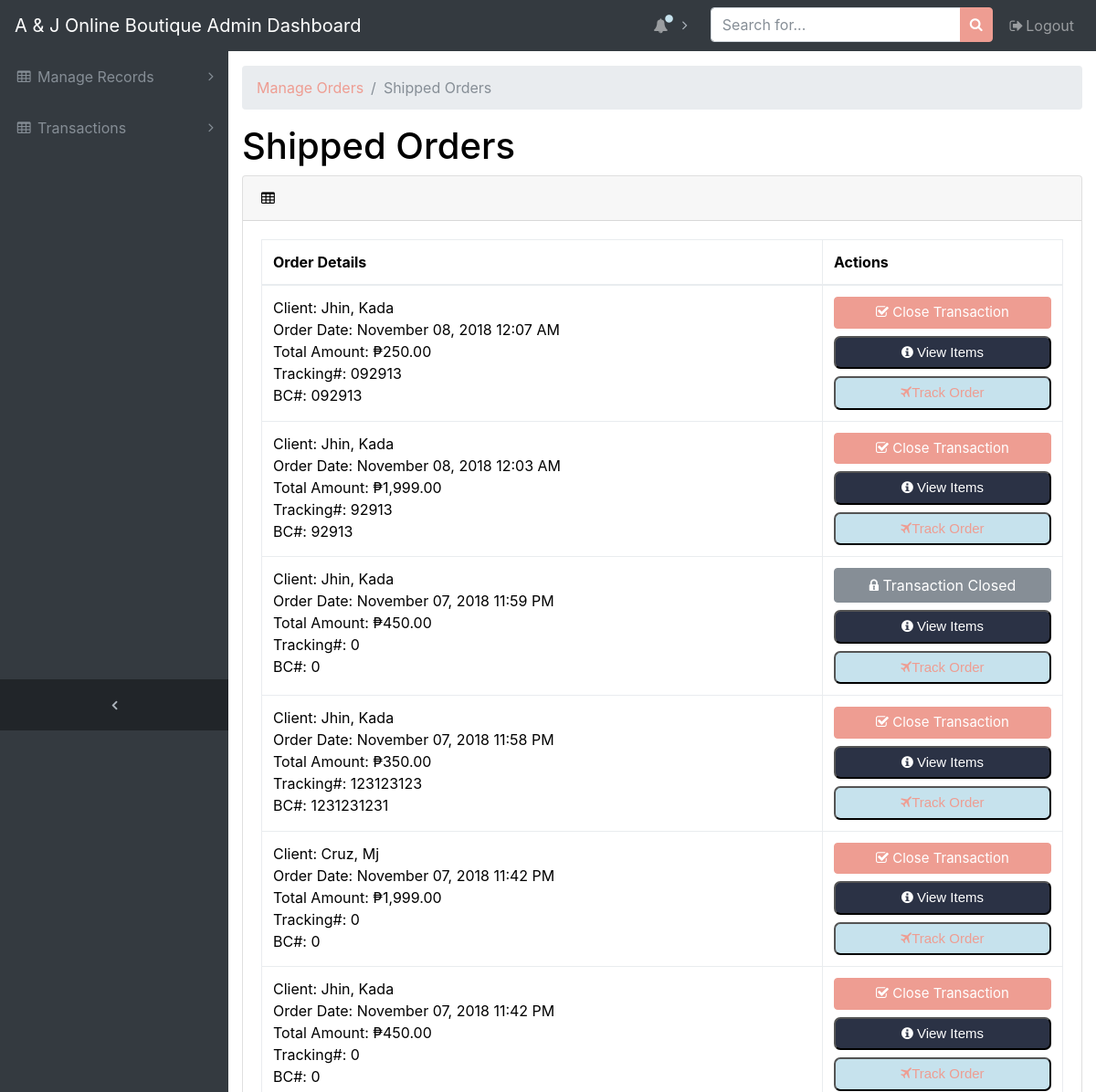
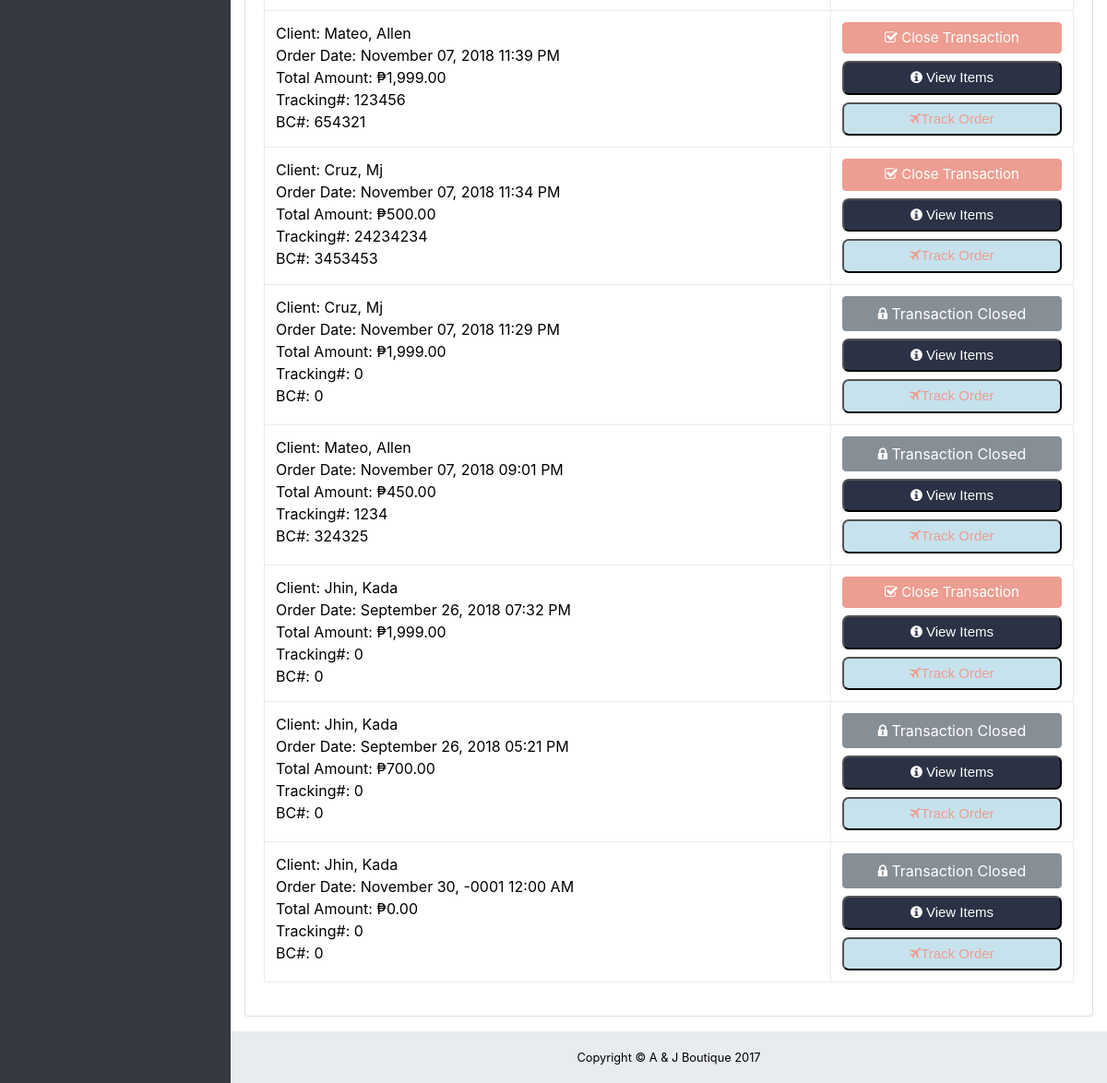
The page /views/shipped_orders.php (signed in) on the database its author committed (2 pictures, top to bottom).
### tables this page shows
CREATE TABLE IF NOT EXISTS `transactions` (
  `id` int(11) NOT NULL,
  `transaction_no` varchar(40) NOT NULL,
  `date` datetime NOT NULL,
  `timestamp` timestamp NOT NULL DEFAULT CURRENT_TIMESTAMP ON UPDATE CURRENT_TIMESTAMP,
  `updated_timestamp` timestamp NOT NULL DEFAULT CURRENT_TIMESTAMP ON UPDATE CURRENT_TIMESTAMP,
  `client_id` int(11) NOT NULL,
  `total` float(11,2) NOT NULL,
  `payment_date` datetime DEFAULT NULL,
  `tracking_no` varchar(200) NOT NULL DEFAULT 'None',
  `BC` varchar(200) NOT NULL DEFAULT 'None',
  `shipping_fee` float(11,2) NOT NULL,
  `status` int(1) NOT NULL,
  `use_address` varchar(40) NOT NULL,
  `remarks` text NOT NULL
);

CREATE TABLE IF NOT EXISTS `clients` (
  `id` int(11) NOT NULL,
  `last_name` varchar(100) NOT NULL,
  `first_name` varchar(100) NOT NULL,
  `nickname` varchar(40) NOT NULL,
  `username` varchar(100) NOT NULL,
  `password` varchar(100) NOT NULL,
  `email` varchar(100) NOT NULL,
  `address` varchar(140) NOT NULL,
  `region` varchar(40) NOT NULL,
  `contact_number` varchar(11) NOT NULL,
  `birthday` date NOT NULL,
  `status` int(1) NOT NULL,
  `created_at` timestamp NOT NULL DEFAULT CURRENT_TIMESTAMP ON UPDATE CURRENT_TIMESTAMP,
  `address2` varchar(140) NOT NULL,
  `account_status` int(11) NOT NULL,
  `verification_code` varchar(100) NOT NULL
);

### views/shipped_orders.php (the view, shortened to what this page needs)
<?php
include_once("order_auto_cancellation.php");
?>
<!DOCTYPE html>
<html lang="en">
<head>
  <link href="../vendor/bootstrap/css/bootstrap.min.css" rel="stylesheet">
  <link href="../vendor/font-awesome/css/font-awesome.min.css" rel="stylesheet" type="text/css">
  <link href="../css/sb-admin.css" rel="stylesheet">
  <link href="../vendor/datatables/dataTables.bootstrap4.css" rel="stylesheet">
  <link rel="stylesheet" type="text/css" href="../css/icons.css">
  </head>
<body class="fixed-nav sticky-footer bg-dark" id="page-top">
  <nav class="navbar navbar-expand-lg navbar-dark bg-dark fixed-top" id="mainNav">
    <a class="navbar-brand" href="admin_clients.php">A &amp; J Online Boutique Admin Dashboard</a>
    <div class="collapse navbar-collapse" id="navbarResponsive">
      <ul class="navbar-nav navbar-sidenav" id="exampleAccordion">
        <li class="nav-item" data-toggle="tooltip" data-placement="right" title="Menu Levels">
          <a class="nav-link nav-link-collapse collapsed" data-toggle="collapse" href="#collapseMulti" data-parent="#exampleAccordion">
            <i class="fa fa-fw fa-table"></i>
            <span class="nav-link-text">Manage Records</span>
          </a>
        </li>
        <li class="nav-item" data-toggle="tooltip" data-placement="right" title="Menu Levels">
          <a class="nav-link nav-link-collapse collapsed" data-toggle="collapse" href="#collapseOrders" data-parent="#exampleAccordion">
            <i class="fa fa-fw fa-table"></i>
            <span class="nav-link-text">Transactions</span>
          </a>
        </li>
      </ul>
      <ul class="navbar-nav sidenav-toggler">
        <li class="nav-item">
          <a class="nav-link text-center" id="sidenavToggler">
            <i class="fa fa-fw fa-angle-left"></i>
          </a>
        </li>
      </ul>
      <ul class="navbar-nav ml-auto">
        </li><?php
          $numShippedOrders = "SELECT * FROM transactions WHERE status = 0 order by date desc;";
          $resultNumShippedOrders = mysqli_query($conn, $numShippedOrders);
          $new_orders_count = mysqli_num_rows($resultNumShippedOrders);
          if ($new_orders_count == 0) {
            ?>
            <li class="nav-item dropdown">
            <a class="nav-link dropdown-toggle mr-lg-2" id="alertsDropdown" href="#" data-toggle="dropdown" aria-haspopup="true" aria-expanded="false">
              <i class="fa fa-fw fa-bell"></i>
              <span class="d-lg-none">Orders
                <span class="badge badge-pill badge-warning"><?php echo $new_orders_count . " New"; ?></span>
              </span>
              <span class="indicator text-warning d-none d-lg-block">
              </span>
            </a>
            <?php
          } else {
            ?>
            <li class="nav-item dropdown">
              <a class="nav-link dropdown-toggle mr-lg-2" id="alertsDropdown" href="#" data-toggle="dropdown" aria-haspopup="true" aria-expanded="false">
                <i class="fa fa-fw fa-bell"></i>
                <span class="indicator text-warning d-none d-lg-block">
                  <i class="fa fa-fw fa-circle"></i>
                </span>
              </a>
            <?php
          }
        ?>
    	</li>
        <li class="nav-item">
          <form class="form-inline my-2 my-lg-0 mr-lg-2">
            <div class="input-group">
              <input class="form-control" type="text" placeholder="Search for...">
              <span class="input-group-btn">
                <button class="btn btn-primary" type="button">
                  <i class="fa fa-search"></i>
                </button>
              </span>
            </div>
          </form>
        </li>
        <li class="nav-item">
          <a class="nav-link" data-toggle="modal" data-target="#exampleModal">
            <i class="fa fa-fw fa-sign-out"></i>Logout</a>
        </li>
      </ul>
    </div>
  </nav>
  <div class="content-wrapper">
    <div class="container-fluid">
      <ol class="breadcrumb">
        <li class="breadcrumb-item">
          <a href="admin_clients.php">Manage Orders</a>
        </li>
        <li class="breadcrumb-item active">Shipped Orders</li>
      </ol>
      <div class="row">
        <div class="col-12">
          <h1>Shipped Orders</h1>
            <div class="card mb-3">
            <div class="card-header">
              <i class="fa fa-table"></i>
            </div>
            <div class="card-body">
              <div class="table-responsive">
                <table class="table table-bordered" id="dataTable tableData" order="asc" width="100%" cellspacing="0">
                  <thead>
                    <tr>
                      <th>Order Details</th>
                      <th>Actions</th>
                    </tr>
                  </thead>
                  <tbody>
                    <tr>
                      <?php
                        $resultTransactions = mysqli_query($conn, "SELECT a.first_name, a.last_name, b.transaction_no, b.date, b.client_id, b.tracking_no, b.BC, total, b.status
                                                                    FROM transactions b, clients a
                                                                    WHERE (b.status = 3 OR b.status = 6)
                                                                    AND a.id = b.client_id
                                                                    ORDER BY b.date DESC");
                        while ($row = mysqli_fetch_assoc($resultTransactions)) {
                          $transaction_no = $row["transaction_no"];
                          $date = date("F d, Y h:i A", strtotime($row["date"]));
                          $total = number_format($row["total"], 2);
                          $client_last_name = $row["last_name"];
                          $client_first_name = $row["first_name"];
                          $tracking_no = $row["tracking_no"];
                          $BC = $row["BC"];
                          $client_name = $client_last_name . ", " . $client_first_name;
                          $status = $row['status'];
                       ?>
                        <td>
                          Client: <?php echo $client_name . "<br/>"; ?>
                          Order Date: <?php echo $date . "<br/>"; ?>
                          Total Amount: <?php echo "₱" . $total . "<br/>"; ?>
                          Tracking#: <?php echo $tracking_no . "<br/>"; ?>
                          BC#: <?php echo $BC . "<br/>"; ?>
                        </td>
                        <td style="width:30%;">
                          <?php
                            if($status == 3) {
                          ?>
                          <button class="btn btn-primary btn-block" data-toggle="modal" data-target="#closeTransaction<?php echo $transaction_no; ?>"><i class="icon-check"></i> Close Transaction </button>
                          <?php
                            } else if($status == 6) {
                          ?>
                            <button class="btn btn-secondary btn-block"><i class="icon-lock"></i> Transaction Closed </button>
                          <?php
                            }
                          ?>
                          <button class="btn-view btn-block" data-toggle="modal" data-target="#viewOrderedItems<?php echo $transaction_no; ?>"><i class="icon-info-sign"></i> View Items </button>
                          <button class="btn-shipped btn-block"> <a href="http://jrs-express.com/Home/Tracking"><i class="icon-plane"></i>Track Order</a></button>
                        </td>
                    </tr>
                      <?php
                        }
                      ?>
                  </tbody>
                </table>
              </div>
            </div>
          </div>
        </div>
        <footer class="sticky-footer">
          <div class="container">
            <div class="text-center">
              <small>Copyright © A &amp; J Boutique 2017</small>
            </div>
          </div>
        </footer>
  </div>
</body>
</html>

### css/sb-admin.css (style rules this page uses)
html { position: relative; min-height: 100%; }
body { overflow-x: hidden; }
body.sticky-footer { margin-bottom: 56px; }
body.sticky-footer .content-wrapper { min-height: calc(100vh - 56px - 56px); }
body.fixed-nav { padding-top: 56px; }
.content-wrapper { min-height: calc(100vh - 56px); padding-top: 1rem; }
#mainNav .navbar-collapse { overflow: auto; max-height: 75vh; }
#mainNav .navbar-collapse .navbar-nav .nav-item .nav-link { cursor: pointer; }
#mainNav .navbar-collapse .navbar-sidenav .nav-link-collapse:after { float: right; content: '\f107'; font-family: 'FontAwesome'; }
#mainNav .navbar-collapse .navbar-sidenav .nav-link-collapse.collapsed:after { content: '\f105'; }
#mainNav .navbar-collapse .sidenav-toggler { display: none; }
#mainNav .navbar-collapse .navbar-nav > .nav-item.dropdown > .nav-link { position: relative; min-width: 45px; }
#mainNav .navbar-collapse .navbar-nav > .nav-item.dropdown > .nav-link:after { float: right; width: auto; content: '\f105'; border: none; font-family: 'FontAwesome'; }
#mainNav .navbar-collapse .navbar-nav > .nav-item.dropdown > .nav-link .indicator { position: absolute; top: 5px; left: 21px; font-size: 10px; }
@media (min-width: 992px) { #mainNav .navbar-brand { width: 250px; } }
@media (min-width: 992px) { #mainNav .navbar-collapse { overflow: visible; max-height: none; } }
@media (min-width: 992px) { #mainNav .navbar-collapse .navbar-sidenav { position: absolute; top: 0; left: 0; overflow-x: hidden; overflow-y: auto; -webkit-flex-direction: column; -ms-flex-direction: column; flex-direction: column; margin-top: 56px; } }
@media (min-width: 992px) { #mainNav .navbar-collapse .navbar-sidenav > .nav-item { width: 250px; padding: 0; } }
@media (min-width: 992px) { #mainNav .navbar-collapse .navbar-sidenav > .nav-item > .nav-link { padding: 1em; } }
@media (min-width: 992px) { #mainNav .navbar-collapse .navbar-nav > .nav-item.dropdown > .nav-link { min-width: 0; } }
@media (min-width: 992px) { #mainNav .navbar-collapse .navbar-nav > .nav-item.dropdown > .nav-link:after { width: 24px; text-align: center; } }
#mainNav.fixed-top .sidenav-toggler { display: none; }
@media (min-width: 992px) { #mainNav.fixed-top .navbar-sidenav { height: calc(100vh - 112px); } }
@media (min-width: 992px) { #mainNav.fixed-top .sidenav-toggler { position: absolute; top: 0; left: 0; display: flex; overflow-x: hidden; overflow-y: auto; -webkit-flex-direction: column; -ms-flex-direction: column; flex-direction: column; margin-top: calc(100vh - 56px); } }
@media (min-width: 992px) { #mainNav.fixed-top .sidenav-toggler > .nav-item { width: 250px; padding: 0; } }
@media (min-width: 992px) { #mainNav.fixed-top .sidenav-toggler > .nav-item > .nav-link { padding: 1em; } }
#mainNav.fixed-top.navbar-dark .sidenav-toggler { background-color: #212529; }
#mainNav.fixed-top.navbar-dark .sidenav-toggler a i { color: #adb5bd; }
.content-wrapper { overflow-x: hidden; background: white; }
@media (min-width: 992px) { .content-wrapper { margin-left: 250px; } }
#sidenavToggler i { font-weight: 800; }
#mainNav.navbar-dark .navbar-collapse .navbar-sidenav .nav-link-collapse:after { color: #868e96; }
#mainNav.navbar-dark .navbar-collapse .navbar-sidenav > .nav-item > .nav-link { color: #868e96; }
#mainNav.navbar-dark .navbar-collapse .navbar-nav > .nav-item.dropdown > .nav-link:after { color: #adb5bd; }
@media (min-width: 992px) { #mainNav.navbar-dark .navbar-collapse .navbar-sidenav { background: #343a40; } }
footer.sticky-footer { position: absolute; right: 0; bottom: 0; width: 100%; height: 56px; background-color: #e9ecef; line-height: 55px; }
@media (min-width: 992px) { footer.sticky-footer { width: calc(100% - 250px); } }

### views/shipped_orders.php (style rules this page uses)
.btn-view { background: #2b3245; border-radius: 7px; font-family: Arial; color: #fff; font-size:15px; padding: 5px 10px 5px 10px; text-decoration: none; cursor: pointer; cursor: hand; }
.btn-shipped { background: #c6e2ed; border-radius: 7px; font-family: Arial; color: #000; font-size:15px; padding: 5px 10px 5px 10px; text-decoration: none; cursor: hand; }

### rows shown on the page
transactions: client.first_name "Jhin, Kada", date "November 08, 2018 12:07 AM", total "250.00", tracking_no "092913", BC "092913"
transactions: client.first_name "Jhin, Kada", date "November 08, 2018 12:03 AM", total "1,999.00", tracking_no "92913", BC "92913"
transactions: client.first_name "Jhin, Kada", date "November 07, 2018 11:59 PM", total "450.00", tracking_no "0", BC "0", status 6 (drawn)
transactions: client.first_name "Jhin, Kada", date "November 07, 2018 11:58 PM", total "350.00", tracking_no "123123123", BC "1231231231"
transactions: client.first_name "Cruz, Mj", date "November 07, 2018 11:42 PM", total "1,999.00", tracking_no "0", BC "0"
transactions: client.first_name "Jhin, Kada", date "November 07, 2018 11:42 PM", total "450.00", tracking_no "0", BC "0"
transactions: client.first_name "Mateo, Allen", date "November 07, 2018 11:39 PM", total "1,999.00", tracking_no "123456", BC "654321"
transactions: client.first_name "Cruz, Mj", date "November 07, 2018 11:34 PM", total "500.00", tracking_no "24234234", BC "3453453"
transactions: client.first_name "Cruz, Mj", date "November 07, 2018 11:29 PM", total "1,999.00", tracking_no "0", BC "0", status 6 (drawn)
transactions: client.first_name "Mateo, Allen", date "November 07, 2018 09:01 PM", total "450.00", tracking_no "1234", BC "324325", status 6 (drawn)
transactions: client.first_name "Jhin, Kada", date "September 26, 2018 07:32 PM", total "1,999.00", tracking_no "0", BC "0"
transactions: client.first_name "Jhin, Kada", date "September 26, 2018 05:21 PM", total "700.00", tracking_no "0", BC "0", status 6 (drawn)
transactions: client.first_name "Jhin, Kada", date "November 30, -0001 12:00 AM", total "0.00", tracking_no "0", BC "0", status 6 (drawn)
